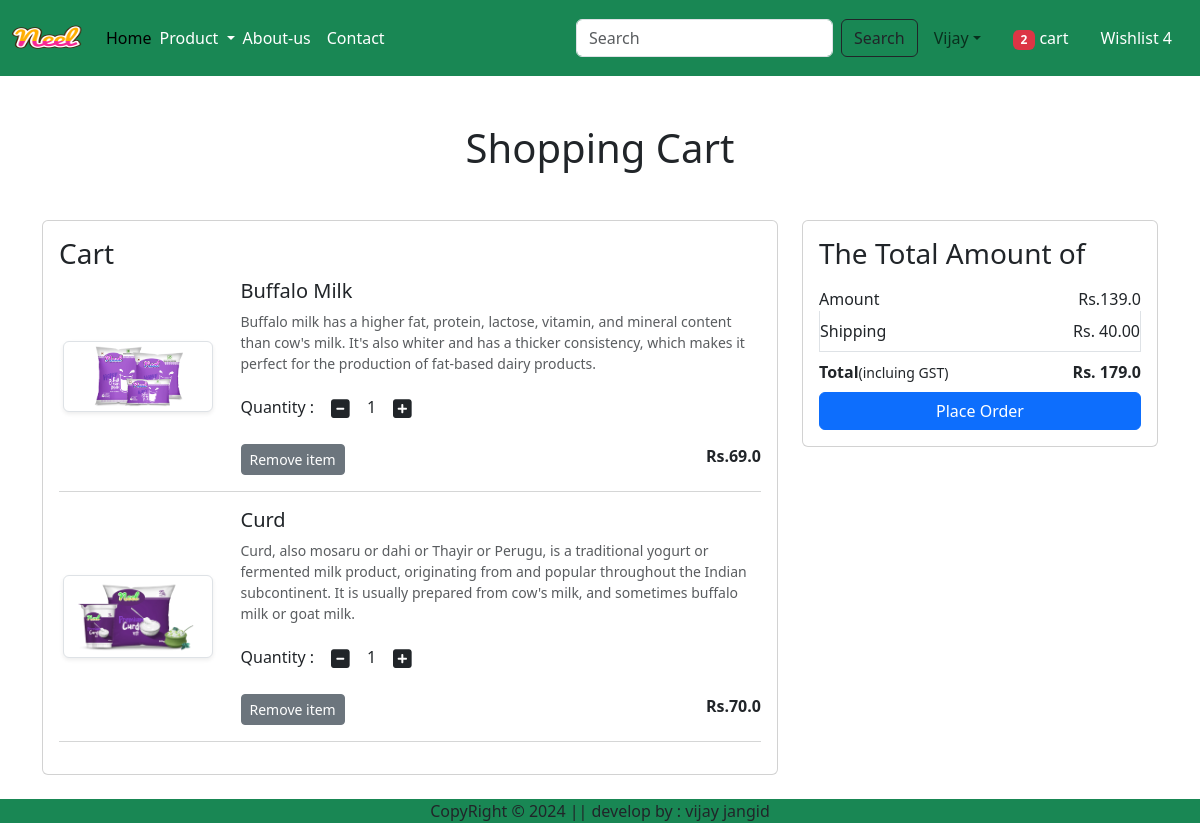
The app's page /cart-show/ (signed in) with its own data.
### app/models.py (models this page shows, shortened)
class Cart(models.Model):
    user = models.ForeignKey(User,on_delete=models.CASCADE)
    product = models.ForeignKey(product,on_delete=models.CASCADE)
    quantitiy =models.PositiveIntegerField(default=1)

class product(models.Model):
    title =models.CharField(max_length=100)
    selling_price = models.FloatField()
    discounted_price = models.FloatField()
    discription = models.TextField()
    composition = models.TextField(default='')
    prodapp = models.TextField(default='')
    category = models.CharField(choices=CATEGORY_CHOICES,max_length=2)
    product_image = models.ImageField(upload_to='product')

### app/views.py (the view)
# urls.py: path('cart-show/',views.show_cart,name='Showcart'),
@login_required
def show_cart(request):
    totalitem  = 0
    if request.user.is_authenticated:
        totalitem = len(Cart.objects.filter(user=request.user))
    user = request.user
    cart = Cart.objects.filter(user=user)
    amount = 0
    for val in cart:
        value = val.quantitiy * val.product.discounted_price
        amount+=value
    totalamount = amount+40
    return render(request,'app/addtocart.html',locals())

### template/app/addtocart.html (shortened to what this page needs)
{% extends 'app/base.html' %}
{% load static  %}
{% block information %}
<div class="container my-5">
     <div class="row ">
      {% if cart %}
      <h1 class="text-center mb-5">Shopping Cart</h1>
      <div class="col-sm-8">
        <div class="card">
            <div class="card-body">
                <h3>Cart</h3>
                {% for item in cart %}
                <div class="row">
                    <div class="col-sm-3 text-center align-self-center"><img src="{{item.product.product_image.url}}" alt="" class="img-fluid  img-thumbnail shadow-sm" height="150" width="150" ></div>
                    <div class="col-sm-9">
                        <div>
                            <h5>{{item.product.title}}</h5>
                            <p class="mb-2 text-muted small"> {{item.product.discription}}</p>
                            <div class="my-3">
                                <label for="quantity">Quantity : </label>
                                <a class="minus-cart btn" pid="{{item.product.id}}"><i class="fas fa-minus-square fa-lg"></i></a>
                                <span id="quantity">{{item.quantitiy}}</span>
                                <a  id="plusbtn" class="plus-cart btn" pid="{{item.product.id}}"><i class="fas fa-plus-square fa-lg"></i></a>
                            </div>
                            <div class="d-flex justify-content-between">
                                <a href="" class="remove-cart btn btn-sm btn-secondary mr-3" pid="{{item.product.id}}" > Remove item</a>
                                <p class="mb-0"><span><strong>Rs.{{item.product.discounted_price}}</strong></span></p>
                            </div>
                        </div>
                    </div>
                </div>
                <hr class="text-muted">
                {% endfor %}
            </div>
        </div>
      </div>
      <div class="col-sm-4">
        <div class="card">
            <div class="card-body">
                <h3>The Total Amount of</h3>
                <ul class="list-group">
                    <li class="list-group-item d-flex justify-content-between align-items-center border-0 px-0 pb-0">Amount <span id="amount">Rs.{{amount}}</span></li>
                    <li class="list-group-item d-flex justify-content-between align-items-center  px-0">Shipping <span>Rs. 40.00</span></li>
                    <li class="list-group-item d-flex justify-content-between align-items-center border-0 px-0 mb-0">
                        <div class="">
                            <strong>Total</strong><small>(incluing GST)</small>
                        </div>
                        <span id="totalamount"><strong>Rs. {{totalamount}}</strong></span>
                    </li>
                </ul>
                <div class="d-grid"><a href="{% url 'checkout' %}" class="btn btn-primary">Place Order</a></div>
            </div>
        </div>
      </div>
      {% else %}
      <h1 class="text-center mb-5">Cart is Empty</h1>
      {% endif %}
    </div>
</div>
{% endblock %}

### template/app/base.html (shortened to what this page needs)
<!DOCTYPE html>
{% load static %}
<html lang="en">
<head>
    <link href="https://cdn.jsdelivr.net/npm/bootstrap@5.3.3/dist/css/bootstrap.min.css" rel="stylesheet">
    <link rel="stylesheet" href="{% static 'css/owl.carousel.min.css' %}">
    <link rel="stylesheet" href="{% static 'css/all.min.css' %}">
    <link rel="stylesheet" href="{% static 'css/style.css' %}">
</head>
<body>
    <nav class="navbar navbar-expand-lg  bg-success ">
        <div class="container-fluid">
          <a class="navbar-brand" href="/">
            <img src="{% static 'images/neel.png'%}" width="70" height="50" alt="">
          </a>
          <div class="collapse navbar-collapse" id="navbarSupportedContent">
            <ul class="navbar-nav me-auto mb-2 mb-lg-0">
            {% if request.user.is_authenticated %}
              <li class="nav-item">
                <a class="nav-link active" aria-current="page" href="/">Home</a>
              </li>
              <li class="nav-item dropdown ">
                <a class="mynav dropdown-toggle" href="#" role="button" data-bs-toggle="dropdown" aria-expanded="false">
                 Product
                </a>
              </li>
              <li class="nav-item">
                <a class="nav-link text-white" href="{% url 'about' %}">About-us</a>
              </li>
              <li class="nav-item">
                <a class="nav-link text-white" href="{% url 'contact' %}">Contact</a>
              </li>
            </ul>
            <form class="d-flex" role="search" action="/search"  >
              <input class="form-control me-2" type="search" placeholder="Search" aria-label="Search" name="search">
              <button class="btn btn-outline-dark" type="submit">Search</button>
            </form>
          </div>
          <ul class="navbar-nav  mb-2 mb-lg-0">
            <li class="nav-item  mx-2">
                <a class="nav-link dropdown-toggle sigin vijaydiv" href="#" role="button" >Vijay</a>
            </li>
            <li class="nav-item  mx-2">
                <a class="nav-link text-white" href="{% url 'Showcart' %}" ><span class="badge bg-danger ">{% if totalitem > 0%} {{totalitem}} {% endif %}</span> cart</a>
            </li>
            <li class="nav-item mx-2">
                <a class="nav-link text-white" href="#" >Wishlist 4</a>
            </li>
            {% endif %}
        </ul>
        </div>
      </nav>
      {% block information %}     {% endblock %}
      <footer class="container-fluid bg-success text-center p4 fixed-bottom mt-5">
        CopyRight &copy; 2024 || develop by : vijay jangid
    </footer>
</body>
</html>

### template/app/base.html (style rules this page uses)
.mynav { position: relative; top: 8px; color: white; text-decoration: none; }
img { z-index: 0; }

### records on screen
Cart: product.product_image (picture), product "Buffalo Milk", product.discription "Buffalo milk has a higher fat, protein, lactose, vitamin, and mineral content than cow's milk. It's also whiter and has a thicker consistency, which makes it perfect for the production of fat-based dairy products.", quantitiy "1", product.discounted_price "69.0"
Cart: product.product_image (picture), product "Curd", product.discription "Curd, also mosaru or dahi or Thayir or Perugu, is a traditional yogurt or fermented milk product, originating from and popular throughout the Indian subcontinent. It is usually prepared from cow's milk, and sometimes buffalo milk or goat milk.", quantitiy "1", product.discounted_price "70.0"

### other values on screen
{{ totalitem }} "2"
{{ amount }} "139.0"
{{ totalamount }} "179.0"
